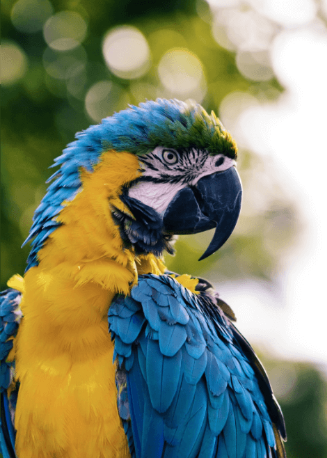
#> input picture images/parrot.png, 327 x 458 px
$ python match_scale.py
#> lines starting #> are read from the running program, lines starting #| are printed output that depends on the picture; after the words box and inside, x2 and y2 are one past the last pixel; in counts of white or black regions, pixels touching at a corner belong together
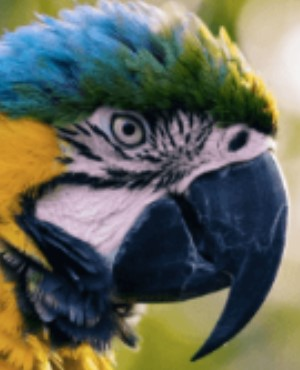
#> input picture images/parrot template.jpg, 300 x 370 px
import cv2


def match(img, temp):
    grey_img = cv2.cvtColor(img, cv2.COLOR_BGR2GRAY)
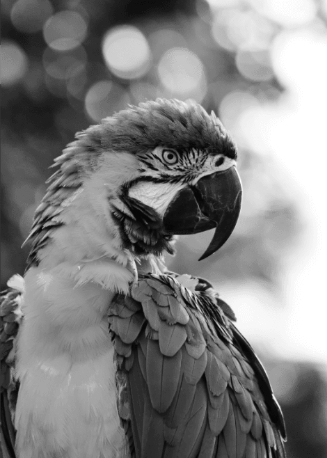
#> grey_img: shape (458, 327); min 7, max 255, mean 129.1
#> img is the input picture: shape (458, 327, 3); mean B, G, R 107.1, 133.7, 128.4

    w, h = temp.shape[::]
#> w = 370; h = 300
    res = cv2.matchTemplate(grey_img, temp, cv2.TM_SQDIFF_NORMED)
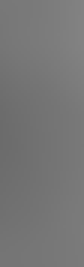
#> res: shape (89, 28) float32 (shown 3 times larger); min 0.422, max 0.513, mean 0.464

    min_val, max_val, min_loc, max_loc = cv2.minMaxLoc(res)
#> min_val = 0.422; max_val = 0.513; min_loc = (0, 45); max_loc = (27, 10)
    top_left = min_loc
#> top_left = (0, 45)
    bottom_right = (top_left[0] + h, top_left[1] + w)
#> bottom_right = (300, 415)
    cv2.rectangle(img, top_left, bottom_right, (0, 0, 255), 2)
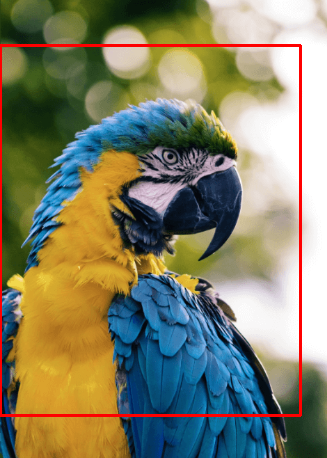
#> img: shape (458, 327, 3); 2.43% of pixels changed, all inside (x1, y1, x2, y2) = (0, 44, 302, 417)

    cv2.imshow("match", img)
    cv2.waitKey()

    cv2.destroyAllWindows()


match(cv2.imread("./images/parrot.png"), cv2.imread("./images/parrot template.jpg", cv2.IMREAD_GRAYSCALE))


# [36 lines of commented-out code are left out]
